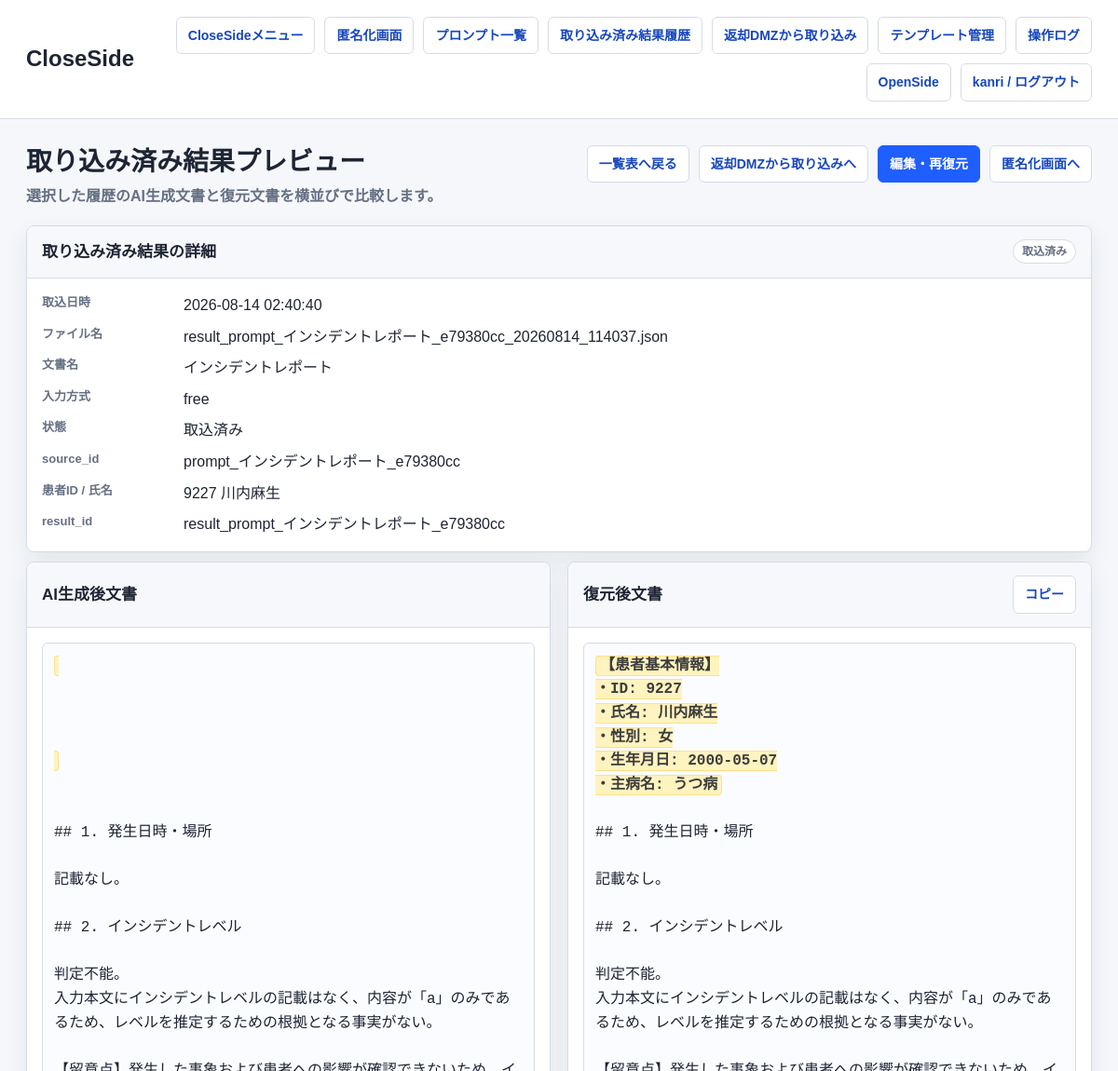
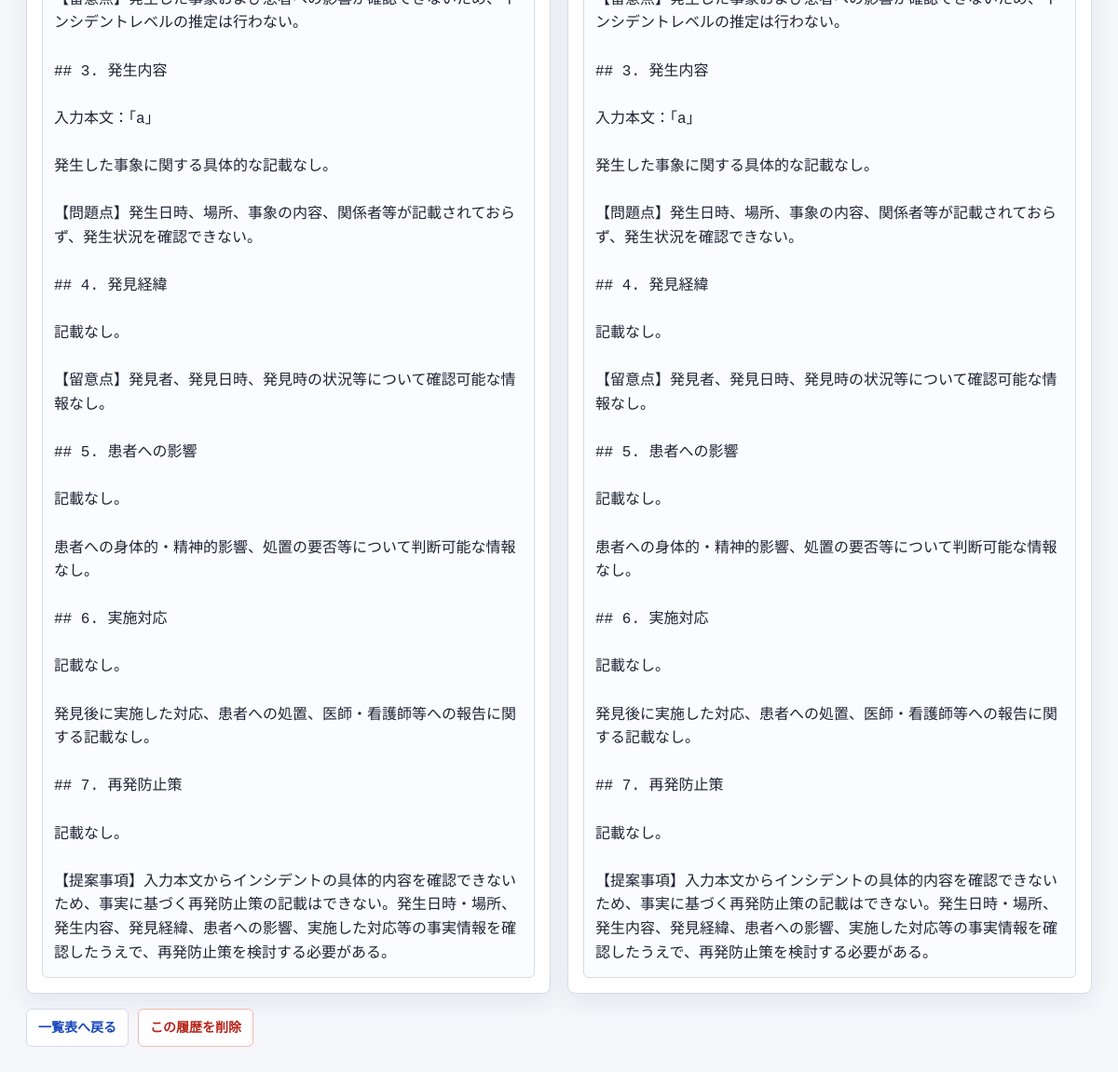
Page /close/dmz/results/history/80/ (signed in) on the committed database (2 pictures, top to bottom).
### anonymizer_app/models.py (models this page shows, shortened)
class RestoredResult(models.Model):
    STATUS_CHOICES = [
        ('imported', '取込済み'),
        ('deleted', '削除済み'),
    ]
    source_id = models.CharField(max_length=255, db_index=True)
    result_id = models.CharField(max_length=255, blank=True, default='')
    template_type = models.CharField(max_length=255, blank=True, default='')
    result_text = models.TextField()
    restored_text = models.TextField()
    result_json = models.JSONField(null=True, blank=True)
    imported_filename = models.CharField(max_length=255, blank=True, default='')
    reviewer = models.CharField(max_length=255, blank=True, default='')
    owner = models.ForeignKey(settings.AUTH_USER_MODEL, null=True, blank=True, on_delete=models.SET_NULL)
    status = models.CharField(max_length=32, choices=STATUS_CHOICES, default='imported')
    created_at = models.DateTimeField(default=timezone.now)
    updated_at = models.DateTimeField(auto_now=True)

### close_side/views.py (the view)
# urls.py: path('dmz/results/history/<int:pk>/', close_login_required(views.result_history_preview), name='result_history_preview'),
def result_history_preview(request, pk):
    context = _result_history_preview_context(request, pk)
    return render(request, 'anonymizer_app/result_history_preview.html', context)

### anonymizer_app/network_policy.py (called while the page is built)
def network_policy() -> dict:
    return getattr(settings, 'NETWORK_POLICY', DEFAULT_NETWORK_POLICY)

def get_client_ip(request) -> str:
    forwarded_for = request.META.get('HTTP_X_FORWARDED_FOR', '')
    if getattr(settings, 'NETWORK_POLICY_TRUST_X_FORWARDED_FOR', True) and forwarded_for:
        return forwarded_for.split(',')[0].strip()
    return request.META.get('REMOTE_ADDR') or ''

def normalize_ip(value: str):
    try:
        return ip_address(value)
    except ValueError:
        return None

def _networks(cidrs: list[str]):
    networks = []
    for cidr in cidrs:
        try:
            networks.append(ip_network(cidr))
        except ValueError:
            continue
    return networks

def side_for_path(path: str) -> str:
    for side, rule in network_policy().items():
        if any(path.startswith(prefix) for prefix in rule.get('paths', [])):
            return side
    return ''

def allowed_cidrs_for_side(side: str) -> list[str]:
    rule = network_policy().get(side, {})
    cidrs = list(rule.get('cidrs', []))
    if getattr(settings, 'NETWORK_POLICY_ALLOW_LOOPBACK', False):
        cidrs.extend(LOOPBACK_CIDRS)
    return cidrs

def is_client_allowed_for_side(client_ip: str, side: str) -> bool:
    parsed = normalize_ip(client_ip)
    if parsed is None:
        return False
    return any(parsed in network for network in _networks(allowed_cidrs_for_side(side)))

    def __call__(self, request):
        side = side_for_path(request.path_info)
        if not side or not getattr(settings, 'NETWORK_POLICY_ENFORCED', True):
            return self.get_response(request)
        client_ip = get_client_ip(request)
        if is_client_allowed_for_side(client_ip, side):
            request.network_segment = side
            request.client_ip = client_ip
            return self.get_response(request)
        self._log_denied_request(request, side, client_ip)
        label = network_policy().get(side, {}).get('label', side)
        return HttpResponseForbidden(f'{label} へのアクセス元ネットワークが許可されていません。')

### anonymizer_app/structured_input.py (called while the page is built)
def build_anonymized_patient_id(patient_id: object) -> str:
    text = _stringify_value(patient_id)
    if not text:
        return ''
    if text.startswith('9900'):
        return text
    return f'9900{text}'

def _field_map(template_type: str) -> dict[str, dict[str, object]]:
    return {
        str(field.get('key') or ''): field
        for field in get_template_input_schema(template_type)
        if str(field.get('key') or '')
    }

### anonymizer_app/templates/anonymizer_app/result_history_preview.html (shortened to what this page needs)
{% extends "anonymizer_app/base.html" %}
{% block brand %}CloseSide{% endblock %}
{% block page_title %}取り込み済み結果プレビュー{% endblock %}
{% block page_subtitle %}<p class="page-subtitle">選択した履歴のAI生成文書と復元文書を横並びで比較します。</p>{% endblock %}
{% block page_actions %}
  <a class="button" href="{% url 'close_side:result_history_list' %}{% if history_query %}?q={{ history_query|urlencode }}{% endif %}">一覧表へ戻る</a>
  <a class="button" href="{% url 'close_side:result_import_list' %}">返却DMZから取り込みへ</a>
  <a class="button primary" href="{% url 'close_side:result_detail' pk=selected_result.pk %}">編集・再復元</a>
  <a class="button" href="{% url 'close_side:home' %}">匿名化画面へ</a>
{% endblock %}
{% block content %}
  <section class="panel">
    <div class="panel-header">
      <h3 class="panel-title">取り込み済み結果の詳細</h3>
      <span class="badge">{{ selected_preview.status_label }}</span>
    </div>
    <div class="panel-body">
      <dl class="meta-list">
        <dt>取込日時</dt><dd>{{ selected_preview.created_at }}</dd>
        <dt>ファイル名</dt><dd>{{ selected_preview.imported_filename|default:"-" }}</dd>
        <dt>文書名</dt><dd>{{ selected_preview.template_type|default:"-" }}</dd>
        <dt>入力方式</dt><dd>{{ selected_preview.input_mode|default:"-" }}</dd>
        <dt>状態</dt><dd>{{ selected_preview.status_label }}</dd>
        <dt>source_id</dt><dd>{{ selected_preview.source_id|default:"-" }}</dd>
        <dt>患者ID / 氏名</dt><dd>{{ selected_preview.patient_display_label|default:"-" }}</dd>
        <dt>result_id</dt><dd>{{ selected_preview.result_id|default:"-" }}</dd>
      </dl>
    </div>
  </section>
  <section class="grid">
    <div class="panel">
      <div class="panel-header">
        <h3 class="panel-title">AI生成後文書</h3>
      </div>
      <div class="panel-body">
        {% if selected_preview.has_result_text %}
          <pre>{{ selected_preview.result_html|safe }}</pre>
        {% else %}
          <p class="empty">文書がありません。</p>
        {% endif %}
      </div>
    </div>
    <div class="panel">
      <div class="panel-header">
        <h3 class="panel-title">復元後文書</h3>
        <button type="button" class="button" id="copy-restored-button">コピー</button>
      </div>
      <div class="panel-body">
        {% if selected_preview.has_restored_text %}
          <pre id="restored-text">{{ selected_preview.restored_html|safe }}</pre>
        {% else %}
          <p class="empty">文書がありません。</p>
        {% endif %}
      </div>
    </div>
  </section>
  <div class="actions history-preview-actions">
    <a class="button" href="{% url 'close_side:result_history_list' %}{% if history_query %}?q={{ history_query|urlencode }}{% endif %}">一覧表へ戻る</a>
    <form
      class="inline-form"
      method="post"
      action="{% url 'close_side:result_delete' pk=selected_result.pk %}{% if history_query %}?q={{ history_query|urlencode }}{% endif %}"
      onsubmit="return confirm('この取り込み済み生成文章を削除しますか？');"
    >
      <button class="danger" type="submit">この履歴を削除</button>
    </form>
  </div>
{% endblock %}

### anonymizer_app/templates/anonymizer_app/base.html (shortened to what this page needs)
<!DOCTYPE html>
<html lang="ja">
<head>
</head>
<body>
  <header class="app-header">
    <div class="header-inner">
      <h1 class="brand-title">{% block brand %}匿名化システム{% endblock %}</h1>
      <nav class="top-nav" aria-label="主要メニュー">
        {% if request.resolver_match.namespace == 'open_side' %}
          <a class="nav-link" href="{% url 'open_side:menu' %}">OpenSideメニュー</a>
          <a class="nav-link" href="{% url 'open_side:dmz_list' %}">プロンプト一覧</a>
          {% if request.user.is_staff or request.user.is_superuser %}
            <a class="nav-link" href="{% url 'open_side:operation_logs' %}">操作ログ</a>
          {% endif %}
          <a class="nav-link" href="{% url 'close_side:menu' %}">CloseSide</a>
          <form method="post" action="{% url 'open_side:logout' %}">
            {% csrf_token %}
            <button type="submit">{{ request.user.username }} / ログアウト</button>
          </form>
        {% else %}
          <a class="nav-link" href="{% url 'close_side:menu' %}">CloseSideメニュー</a>
          <a class="nav-link" href="{% url 'close_side:home' %}">匿名化画面</a>
          <a class="nav-link" href="{% url 'close_side:prompts_list' %}">プロンプト一覧</a>
          <a class="nav-link" href="{% url 'close_side:result_history_list' %}">取り込み済み結果履歴</a>
          <a class="nav-link" href="{% url 'close_side:result_import_list' %}">返却DMZから取り込み</a>
          <a class="nav-link" href="{% url 'close_side:templates_list' %}">テンプレート管理</a>
          {% if request.user.is_staff or request.user.is_superuser %}
            <a class="nav-link" href="{% url 'close_side:operation_logs' %}">操作ログ</a>
          {% endif %}
          <a class="nav-link" href="{% url 'open_side:menu' %}">OpenSide</a>
          <form method="post" action="{% url 'close_side:logout' %}">
            <button type="submit">{{ request.user.username }} / ログアウト</button>
          </form>
        {% endif %}
      </nav>
    </div>
  </header>
  <main class="content">
    <div class="page-head">
      <div>
        <h2 class="page-title">{% block page_title %}{% endblock %}</h2>
        {% block page_subtitle %}{% endblock %}
      </div>
      <div class="actions">{% block page_actions %}{% endblock %}</div>
    </div>
    {% block content %}{% endblock %}
  </main>
</body>
</html>

### anonymizer_app/templates/anonymizer_app/base.html (style rules this page uses)
* { box-sizing: border-box; }
:root { --bg: #f5f7fb; --panel: #fff; --surface: #f7f8fb; --line: #d6dbe6; --line-strong: #a8b1c2; --text: #1d2433; --muted: #657084; --blue: #1f5eff; --blue-dark: #1747bd; --green: #138a5b; --danger: #b42318; --amber: #a96a00; --shadow: 0 10px 26px rgba(29, 36, 51, 0.08); }
body { margin: 0; background: var(--bg); color: var(--text); font-family: Arial, "Hiragino Kaku Gothic ProN", "Yu Gothic", Meiryo, sans-serif; font-size: 16px; line-height: 1.6; }
a { color: var(--blue-dark); font-weight: 700; text-decoration-thickness: 2px; text-underline-offset: 4px; }
button, input, textarea, select { font: inherit; }
.app-header { position: sticky; top: 0; z-index: 10; border-bottom: 1px solid var(--line); background: rgba(255, 255, 255, 0.94); backdrop-filter: blur(10px); }
.header-inner, .content { max-width: 1240px; margin: 0 auto; padding: 18px 28px; }
.header-inner { display: flex; justify-content: space-between; gap: 20px; align-items: center; }
.brand-title { margin: 0; font-size: 24px; font-weight: 800; letter-spacing: 0; }
.top-nav { display: flex; flex-wrap: wrap; gap: 10px; justify-content: flex-end; align-items: center; }
.top-nav form, .inline-form { margin: 0; display: inline-flex; }
.nav-link, .button, button { display: inline-flex; align-items: center; justify-content: center; min-height: 38px; border: 1px solid var(--line); border-radius: 6px; background: #fff; color: var(--blue-dark); padding: 8px 12px; font-size: 14px; font-weight: 800; text-decoration: none; cursor: pointer; white-space: nowrap; transition: background 120ms ease, border-color 120ms ease, color 120ms ease, transform 120ms ease; }
.primary { border-color: var(--blue); background: var(--blue); color: #fff; }
.danger { border-color: #f0b8b2; color: var(--danger); }
.content { padding-top: 28px; padding-bottom: 40px; }
.page-head { display: flex; justify-content: space-between; gap: 20px; align-items: flex-start; margin-bottom: 18px; }
.page-title { margin: 0; font-size: 28px; line-height: 1.3; }
.page-subtitle { margin: 6px 0 0; color: var(--muted); font-weight: 700; }
.actions { display: flex; flex-wrap: wrap; gap: 10px; align-items: center; }
.panel, .card { border: 1px solid var(--line); border-radius: 8px; background: var(--panel); box-shadow: var(--shadow); overflow: hidden; }
.panel + .panel, .card + .card { margin-top: 18px; }
.panel-header { display: flex; justify-content: space-between; gap: 12px; align-items: center; min-height: 54px; border-bottom: 1px solid var(--line); background: var(--surface); padding: 14px 16px; }
.panel-title { margin: 0; font-size: 17px; font-weight: 800; }
.panel-body pre { margin: 0; }
.panel-body, .card { padding: 16px; }
.grid { display: grid; grid-template-columns: repeat(2, minmax(0, 1fr)); gap: 18px; }
.history-preview-actions { margin-top: 16px; }
pre { white-space: pre-wrap; word-break: break-word; border: 1px solid var(--line); border-radius: 6px; background: #fbfcff; padding: 12px; overflow: auto; }
.meta-list { display: grid; grid-template-columns: 140px minmax(0, 1fr); gap: 8px 12px; margin: 0; }
.meta-list dt { color: var(--muted); font-size: 13px; font-weight: 800; }
.meta-list dd { margin: 0; word-break: break-word; }
.badge { display: inline-flex; align-items: center; min-height: 26px; border: 1px solid var(--line); border-radius: 999px; background: #fff; color: var(--muted); padding: 2px 9px; font-size: 12px; font-weight: 800; white-space: nowrap; }
.anonymized-label.changed { border: 1px solid #ffe08a; border-radius: 4px; background: #fff3bf; color: #3d3d3d; padding: 1px 4px; font-weight: 800; }
.grid > .panel, .menu-grid > .card, .menu-grid > .panel { margin-top: 8pt; }
.grid > .panel + .panel, .menu-grid > .card + .card, .menu-grid > .panel + .panel { margin-top: 8pt; }

### rows in the picture
RestoredResult: imported_filename "result_prompt_インシデントレポート_e79380cc_20260814_114037.json", template_type "インシデントレポート", source_id "prompt_インシデントレポート_e79380cc", result_id "result_prompt_インシデントレポート_e79380cc", result_html "## 1. 発生日時・場所 記載なし。 ## 2. インシデントレベル 判定不能。 入力本文にインシデントレベルの記載はなく、内容が「a」のみであるため、レベルを推定するための根拠となる事実がない。 【留意点】発生した事象および患者への影響が確認できないため、インシデントレベルの推定は行わない。 ## 3. 発生内容 入力本文：「a」 発生した事象に関する具体的な記載なし。 【問題点】発生日時、場所、事象の内容、関係者等が記載されておらず、発生状況を確認できない。 ## 4. 発見経緯 記載なし。 【留意点】発見者、発見日時、発見時の状況等について確認可能な情報なし。 ## 5. 患者への影響 記載なし。 患者への身体的・精神的影響、処置の要否等について判断可能な情報なし。 ## 6. 実施対応 記載なし。 発見後に実施した対応、患者への処置、医師・看護師等への報告に関する記載なし。 ## 7. 再発防止策 記載なし。 【提案事項】入力本文からインシデントの具体的内容を確認できないため、事実に基づく再発防止策の記載はできない。発生日時・場所、発生内容、発見経緯、患者への影響、実施した対応等の事実情報を確認したうえで、再発防止策を検討する必要がある。", restored_html "【患者基本情報】 ・ID: 9227 ・氏名: 川内麻生 ・性別: 女 ・生年月日: 2000-05-07 ・主病名: うつ病 ## 1. 発生日時・場所 記載なし。 ## 2. インシデントレベル 判定不能。 入力本文にインシデントレベルの記載はなく、内容が「a」のみであるため、レベルを推定するための根拠となる事実がない。 【留意点】発生した事象および患者への影響が確認できないため、インシデントレベルの推定は行わない。 ## 3. 発生内容 入力本文：「a」 発生した事象に関する具体的な記載なし。 【問題点】発生日時、場所、事象の内容、関係者等が記載されておらず、発生状況を確認できない。 ## 4. 発見経緯 記載なし。 【留意点】発見者、発見日時、発見時の状況等について確認可能な情報なし。 ## 5. 患者への影響 記載なし。 患者への身体的・精神的影響、処置の要否等について判断可能な情報なし。 ## 6. 実施対応 記載なし。 発見後に実施した対応、患者への処置、医師・看護師等への報告に関する記載なし。 ## 7. 再発防止策 記載なし。 【提案事項】入力本文からインシデントの具体的内容を確認できないため、事実に基づく再発防止策の記載はできない。発生日時・場所、発生内容、発見経緯、患者への影響、実施した対応等の事実情報を確認したうえで、再発防止策を検討する必要がある。"

### other values in the picture
{{ request.user.username }} "kanri"
{{ selected_preview.status_label }} "取込済み"
{{ selected_preview.created_at }} "2026-08-14 02:40:40"
{{ selected_preview.input_mode|default:"-" }} "free"
{{ selected_preview.patient_display_label|default:"-" }} "9227 川内麻生"
